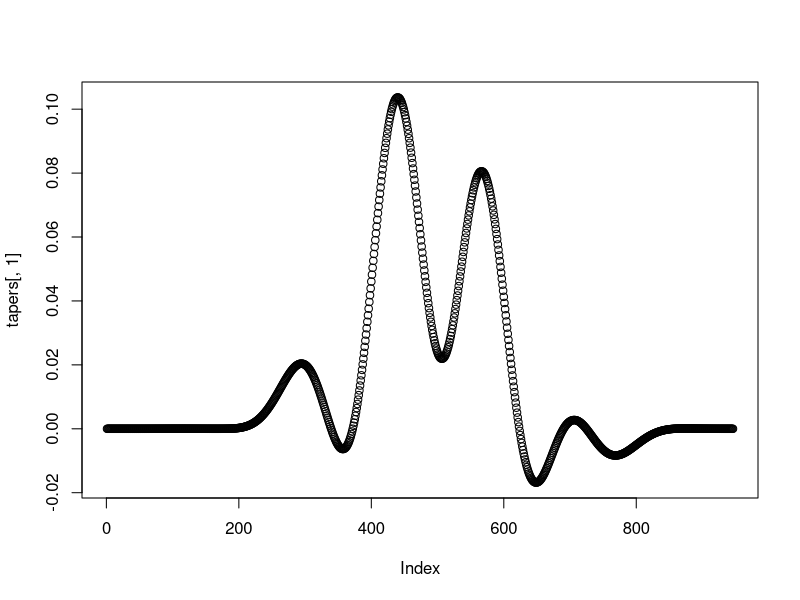
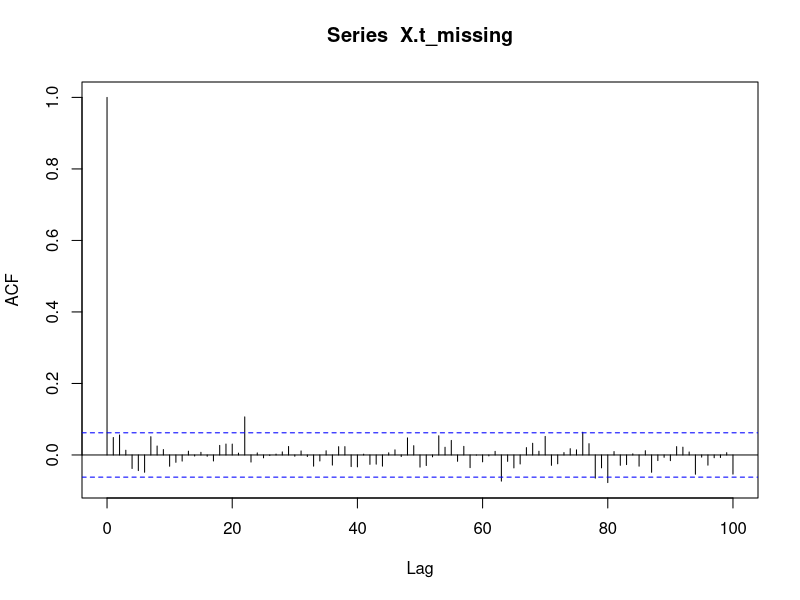

Source code (R) for these figures, in order: (Note: this script raises an error after producing the figures.)
#######################################################################################
##### Calculate sigma.hat_tau (the Allan Variance) using the Spectral Estimate ########
#######################################################################################

###################
#### libraries ####
###################

library(tidyverse)
library(RSpectra)
library(fields)

###########################
#### things we'll need ####
###########################

## i
im <- complex(real = 0, imaginary = 1)

## MTSE for gappy data function 
multitaper_est <- function(X.t, W, K){
  X.t <- X.t - mean(X.t, na.rm = TRUE) #demean
  N.long <- length(X.t)
  t.n <- 1:N.long
  missing.indices <- which(is.na(X.t))
  t.n[which(is.na(X.t))] <- NA
  
  
  dist.mat <- rdist(na.omit(t.n))
  
  #create the A' matrix (Chave 2019 equation (22))
  A.prime <- (1/(pi*dist.mat))*sin(2*pi*W*dist.mat)
  A.prime[row(A.prime) == col(A.prime)] <- W*2
  print("A matrix computed")
  
  eigdec <- eigs(A.prime, k = K, which = "LM")
  eig_vecs <- eigdec$vectors #get only the vectors
  print("tapers computed")
  
  if(K ==1){
    if (mean(Re(eig_vecs))<0){
      eig_vecs <- -eig_vecs
    }
  }
  
  if(K == 2  || K == 3){
    
    if (mean(Re(eig_vecs[,1]))<0){
      eig_vecs[,1] <- -eig_vecs[,1]
    }
    if (Re(eig_vecs[2,2] - eig_vecs[1,2])<0){
      eig_vecs[,2] <- -eig_vecs[,2]
    }
    
    if(K == 3){
      if (mean(Re(eig_vecs[,3]))<0){
        eig_vecs[,3] <- -eig_vecs[,3]
      }
    }
  }
  if(K >=4){
    #some sign maintenance
    for(i in seq(1,K,by = 2)){
      if (mean(Re(eig_vecs[,i]))<0){
        eig_vecs[,i] <- -eig_vecs[,i]
      }
    }
    
    for(i in seq(2,K-1,by = 2)){
      if (Re(eig_vecs[2,i] - eig_vecs[1,i])<0){
        eig_vecs[,i] <- -eig_vecs[,i]
      }
    }
  }
  
  print("sign maintenance done")
  
  ##use tapers to generate spectral estimate
  N <- length(na.omit(t.n))
  S.x.hat_MD <- rep(NA, times = floor(N/2) + 1)
  
  for(j in 0:floor(N/2)){
    k.vec <- rep(NA,times = K)
    for(k in 0:(K-1)){
      W.t <- eig_vecs[,k+1]*na.exclude(X.t)
      inner.sum <- sum(W.t*exp(-complex(real = 0, imaginary = 1)*2*pi*na.omit(t.n)*j/N), na.rm = TRUE)
      k.vec[k + 1] <- abs(inner.sum)^2
    }
    S.x.hat_MD[j+1] <- mean(k.vec)
  }
  
  
  return(list("tapers" = eig_vecs, "e.values" = eigdec$values, "spectrum" = S.x.hat_MD))
}


######################################################################################################
###### Calculate sigma.hat_tau using transfer function method (see "reappraisal...", page 70) ########
######################################################################################################

#G_tau(f) function
transfer.func <- function(f,tau){
  4*sin(pi*f*tau)^4/(tau*sin(pi*f))^2
}

###########   Allan Variance Calculation    #############
######## (eq'n at bottom of p. 70 of reappraisal) #######
#input: spectral estimate (as a vector), taus (as a vector) where you want the AVAR calculated
#output: a vector of the AVAR estimates

AVAR_trfunc <- function(spectral_est, taus){
out <- rep(NA, times = length(taus))
f <- seq(0,0.5,length.out = length(spectral_est))

for(i in 1:length(taus)){
G.vec <- transfer.func(f, taus[i])
G.vec[1] <- 1
out[i] <- f[2]*sum(G.vec*spectral_est)
}

return(out)
}



######## Calculating the variance of this estimate of the AVAR ########


### to test out function below, run the following lines:

#make a white noise process and add some NA values
X.t_missing <- rnorm(1000, mean = 0, sd = 1)
X.t_missing[c(8:20,51:70, 200:220)] <- NA

#get spectral estimate
spec.est <- multitaper_est(X.t_missing,W=0.0125, K = 5) #0.09
tapers <- spec.est$tapers
t.vec <- 1:300
t.n <- t.vec[which(!is.na(X.t_missing))]
X.t <-  na.omit(X.t_missing)
taus <-  2^(0:6)
plot(tapers[,1])

#this is where the function that calculates the variance of the
#allan variance estimate, which is in progress:

#var_AVAR_trfunc <- function(tapers, t.n, X.t, taus){

saved <- acf(X.t_missing, na.action = na.pass, lag.max = 100)
#distance matrix of time points
dist.mat <- rdist(t.n)
#R.x matrix
X.t <- X.t - mean(X.t)
L <- length(X.t)
R.x <- matrix(saved$acf[dist.mat+1], nrow = L, ncol = L)
#f vector
f <- seq(0,0.5, length.out = floor(length(t.n))/2 + 1)


#Calculate Cov matrix C
N <- length(f)
Cov.mat <- matrix(NA, nrow = N, ncol = N)
W_matlist <- list()

for(i in 1:N){
  print(i)
  W_matlist[[i]] <- t(tapers)%*%exp(-im*2*pi*f[i]*dist.mat)
}

for(i in 1:N){
  print(i)
  j = i
  while(j>=i & j <=N){
    W.star <- t(Conj(W_matlist[[i]]))
    W <- W_matlist[[j]]
    #Cov.mat[i,j] <- sum(abs(W.star%*%R.x%*%W)^2) #frobenius norm 
    Cov.mat[i,j] <- sqrt(sum(abs(W.star%*%diag(x = 1, nrow = length(X.t), ncol = length(X.t))%*%W)^2)) #2-norm
    j = j + 1
  }
}

Cov.mat[lower.tri(Cov.mat)] <- t(Cov.mat)[lower.tri(Cov.mat)]

out <- rep(NA, times = length(taus))
#for(k in 1:length(taus)){
k = 1
#Calculate transfer function vector G_tau
G_tau <- transfer.func(f,taus[k])
G_tau[1] <- 1
#G_tau^T * C * G_tau
out[k] <- t(G_tau)%*%Cov.mat%*%G_tau 
#}
return(out)
#}





#Calculate sigma.hat_tau using bandpass variance

#input: spectral estimate, taus where you want the AVAR calculated
#output: a vector of the AVAR estimates
AVAR_bpvar <- function(spectral_est, taus){
  out <- rep(NA, times = length(taus))
  f <- seq(0,0.5,length.out = length(spectral_est))
  delta.f <- f[2]
  
  for(i in 1:length(taus)){
  tau <- taus[i]
  if(sum(f-1/(4*tau) == 0) & sum(f-1/(2*tau) == 0)){
    f.min.index <- which(f == 1/(4*tau))
    f.max.index <- which(f == 1/(2*tau))
    out[i] <- 4*delta.f*(sum(spectral_est[f.min.index:(f.max.index - 1)]))
  }
  else{
    f.min.index <- min(which(f>1/(4*tau) & f<1/(2*tau)))
    f.max.index <- max(which(f>1/(4*tau) & f<1/(2*tau)))
    if(f.min.index == f.max.index){
      out[i] <- 4*(spectral_est[f.min.index-1]*(f[f.min.index] - 1/(4*tau)) + spectral_est[f.min.index]*(1/(2*tau) - f[f.min.index]))
    }
    else{
      out[i] <- 4*delta.f*(sum(spectral_est[f.min.index:f.max.index]) + (f[f.min.index] - 1/(4*tau)) + (1/(2*tau) - f[f.max.index]) )
    }
  }
}

  return(out)
}


#Variance of sigma.hat_tau using transfer function

var_AVAR_trfunc <- function(tapers, t.n, X.t, taus){
  #distance matrix of time points
  dist.mat <- rdist(t.n)
  #R.x matrix
  X.t <- X.t - mean(X.t)
  L <- length(X.t)
  R.x <- matrix(NA, nrow = L, ncol = L)
 
  
  #f vector
  f <- seq(0,0.5, length.out = floor(length(t.n))/2 + 1)
 
  
  #Calculate Cov matrix C
  N <- dim(tapers)[1]
  
  for(i in 1:N){
    for(j in 1:N){
      W.star <- Conj(t(tapers)%*%exp(-im*2*pi*f[i]*dist.mat))
      W <- t(tapers)%*%exp(-im*2*pi*f[j]*dist.mat)
      C[i,j] <- norm(W.star%*%R.x[i,j]%*%W, type = "F")
    }
  }
    
for(k in 1:length(taus)){
#Calculate transfer function vector G_tau
  G_tau <- transfer.func(f,tau)

#G_tau^T * C * G_tau
  out[k] <- t(G_tau)%*%C%*%G_tau 
}
  return(out)
}

#Variances of sigma.hat_tau using bandpass variance
